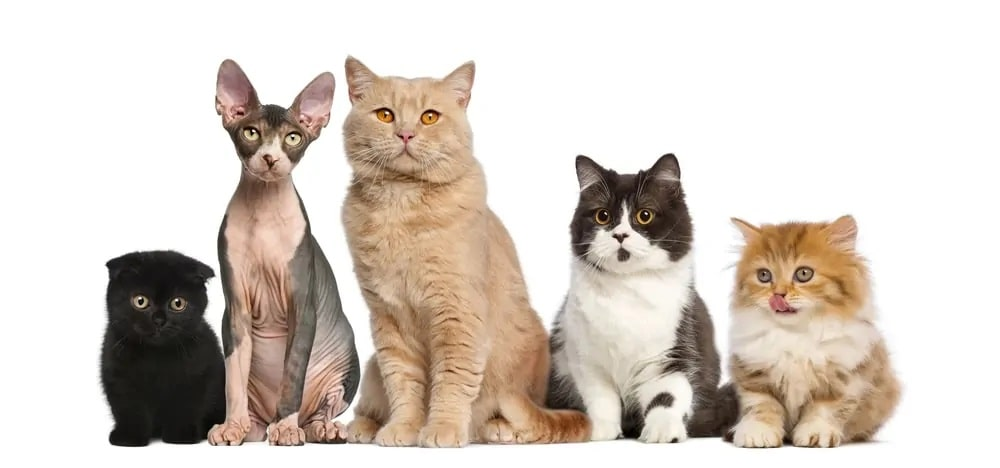
#> input picture Assignment 3/CountCat/cats2.jpg, 1000 x 468 px, found by its file name
$ python count_cat.py
#> lines starting #> are read from the running program, lines starting #| are printed output that depends on the picture; after the words box and inside, x2 and y2 are one past the last pixel; in counts of white or black regions, pixels touching at a corner belong together
import cv2

image = cv2.imread("count cat\cats2.jpg")
#> image is the input picture: shape (468, 1000, 3); mean B, G, R 198.3, 206.8, 216.4

image_gray = cv2.cvtColor(image,cv2.COLOR_BGR2GRAY)
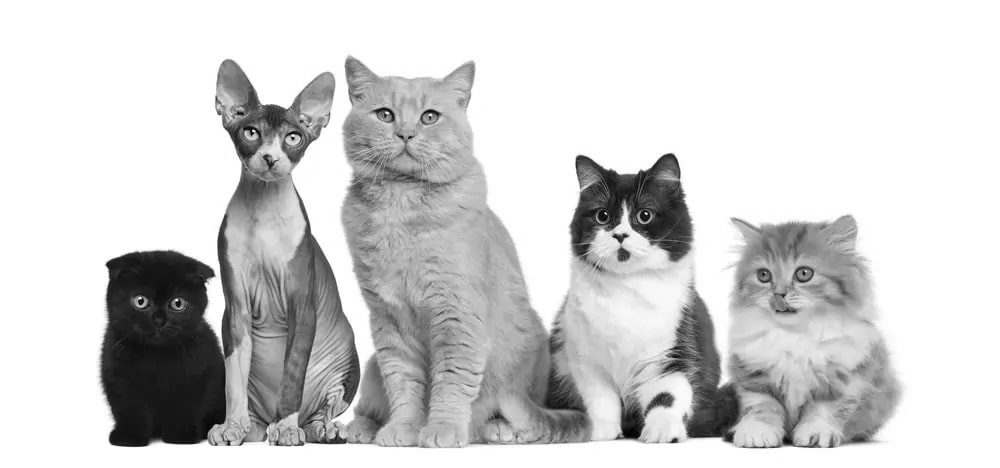
#> image_gray: shape (468, 1000); min 0, max 255, mean 208.7

face_detector = cv2.CascadeClassifier(cv2.data.haarcascades + "haarcascade_frontalcatface_extended.xml")

faces = face_detector.detectMultiScale(image_gray,1.3)
#> faces = [[581, 184, 84, 84], [735, 236, 94, 94], [123, 274, 74, 74], [357, 75, 101, 101]]
count = 0
for face in faces:
    x,y,w,h = face
    cv2.rectangle(image_gray,(x,y),(x+w,y+h),0,4)
    count += 1
#> this loop made 4 passes
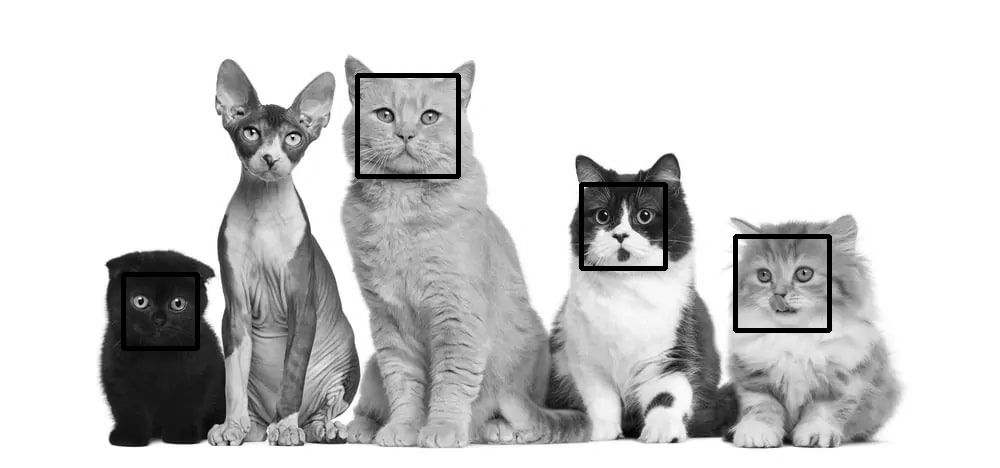
#> image_gray: shape (468, 1000); 1.5% of pixels changed, all inside (x1, y1, x2, y2) = (121, 73, 832, 351)
#> after the loop, count = 4

font = cv2.FONT_HERSHEY_COMPLEX
#> font = 3
cv2.putText(image_gray,f"number of cats : {count} ",(30,30),font,0.7,0,1)
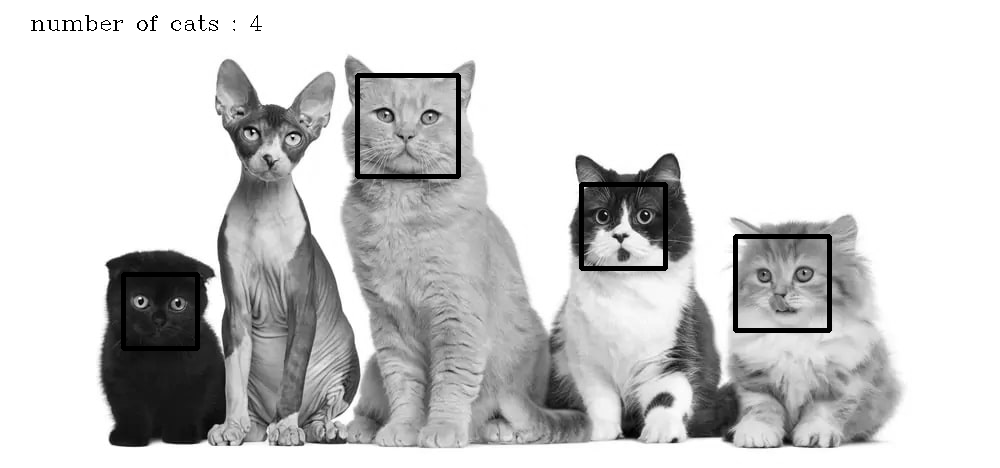
#> image_gray: shape (468, 1000); 0.13% of pixels changed, all inside (x1, y1, x2, y2) = (31, 15, 262, 31)


cv2.imshow("out",image_gray)
cv2.imwrite("result.jpg",image_gray)
cv2.waitKey()
